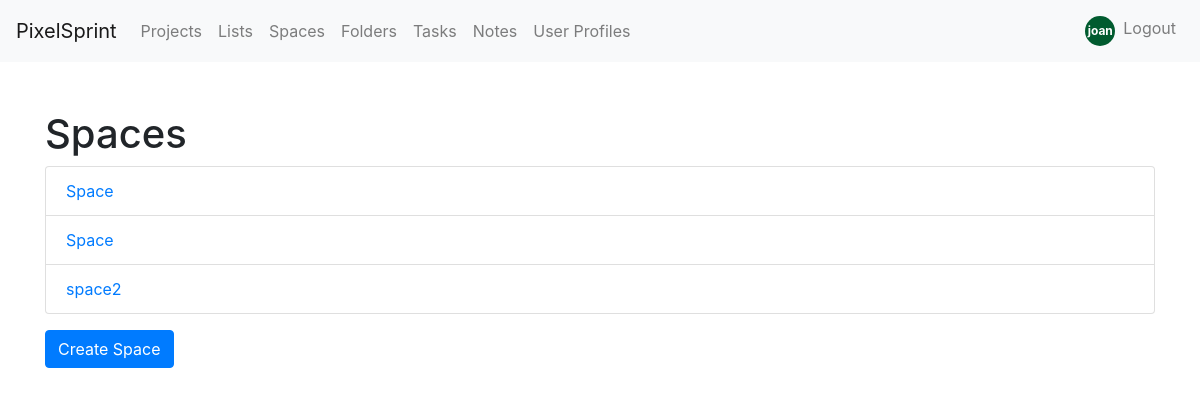
The page /project/space/ (signed in) on the database its author committed.
### project/models.py (models this page shows, shortened)
class Space(models.Model):
    name = models.CharField(max_length=100)
    description = models.TextField(blank=True, null=True)
    members = models.ManyToManyField(User, related_name='spaces', blank=True)
    created_at = models.DateTimeField(auto_now_add=True)

### project/views.py (the view)
# urls.py: path('space/', views.space_list, name='space_list'),
def space_list(request):
    spaces = Space.objects.all()
    return render(request, 'space_list.html', {'spaces': spaces})

### project/templates/space_list.html
{% extends 'base.html' %}
{% block content %}
  <div class="container mt-5">
    <h1>Spaces</h1>
    <ul class="list-group">
      {% for space in spaces %}
        <li class="list-group-item">
          <a href="{% url 'space_detail' space.id %}">{{ space.name }}</a>
        </li>
      {% endfor %}
    </ul>
    <a href="{% url 'space_form' %}" class="btn btn-primary mt-3">Create Space</a>
  </div>
{% endblock %}

### project/templates/base.html (shortened to what this page needs)
<!DOCTYPE html>
<html lang="en">
<head>
<link rel="stylesheet" href="https://maxcdn.bootstrapcdn.com/bootstrap/4.5.2/css/bootstrap.min.css">
<link rel="stylesheet" href="https://cdn.jsdelivr.net/npm/bootstrap-icons@1.11.3/font/bootstrap-icons.min.css">    {% block styles %}{% endblock %}
</head>
<body>
    <nav class="navbar navbar-expand-lg navbar-light bg-light">
        <a class="navbar-brand" href="{% url 'homepage' %}">PixelSprint</a>
        <div class="collapse navbar-collapse" id="navbarNav">
            <ul class="navbar-nav">
            {% if user.is_authenticated %}
                <li class="nav-item">
                    <a class="nav-link" href="{% url 'project_list' %}">Projects</a>
                </li>
                <li class="nav-item">
                    <a class="nav-link" href="{% url 'list_list' %}">Lists</a>
                </li>
                <li class="nav-item">
                    <a class="nav-link" href="{% url 'space_list' %}">Spaces</a>
                </li>
                <li class="nav-item">
                    <a class="nav-link" href="{% url 'folder_list' %}">Folders</a>
                </li>
                <li class="nav-item">
                    <a class="nav-link" href="{% url 'task_list' %}">Tasks</a>
                </li>
                <li class="nav-item">
                    <a class="nav-link" href="{% url 'note_list' %}">Notes</a>
                </li>
                <li class="nav-item">
                    <a class="nav-link" href="{% url 'userprofile_list' %}">User Profiles</a>
                </li>
            {% endif %}
            </ul>
            <ul class="navbar-nav ml-auto">
                {% if user.is_authenticated %}
                    <li class="nav-item">
    <span class="navbar-text">
                {% if user.userprofile.profile_picture %}
                    <a href="{% url 'user_profile_form' %}">
                        <img src="{{ user.userprofile.profile_picture.url }}" alt="{{ user.username }}" class="rounded-circle" width="30" height="30" style="cursor: pointer;" onclick="window.location.href='{% url 'user_profile_form' %}'">
                    </a>
                {% else %}
                    <div class="custom-avatar" style="background-color: {{ user.userprofile.color }};" onclick="window.location.href='{% url 'userprofile_detail' user.userprofile.id %}'">
                                {{ user.username|slice:":4:" }}
                            </div>
                {% endif %}
                <li class="nav-item">
                        <a class="nav-link" href="{% url 'logout' %}">Logout</a>
                    </li>
            </span>
</li>
                {% endif %}
            </ul>
        </div>
    </nav>
    <div class="container-fluid w-100">
    {% block content %}{% endblock %}
</div>
</body>
</html>

### project/templates/base.html (style rules this page uses)
.custom-avatar { width: 30px; height: 30px; line-height: 30px; text-align: center; border-radius: 50%; color: white; font-size: 12px; font-weight: bold; cursor: pointer; }

### rows shown on the page
Space: name "Space"
Space: name "Space"
Space: name "space2"

### other values the page prints
{{ user.username|slice:":4:" }} "joan"
